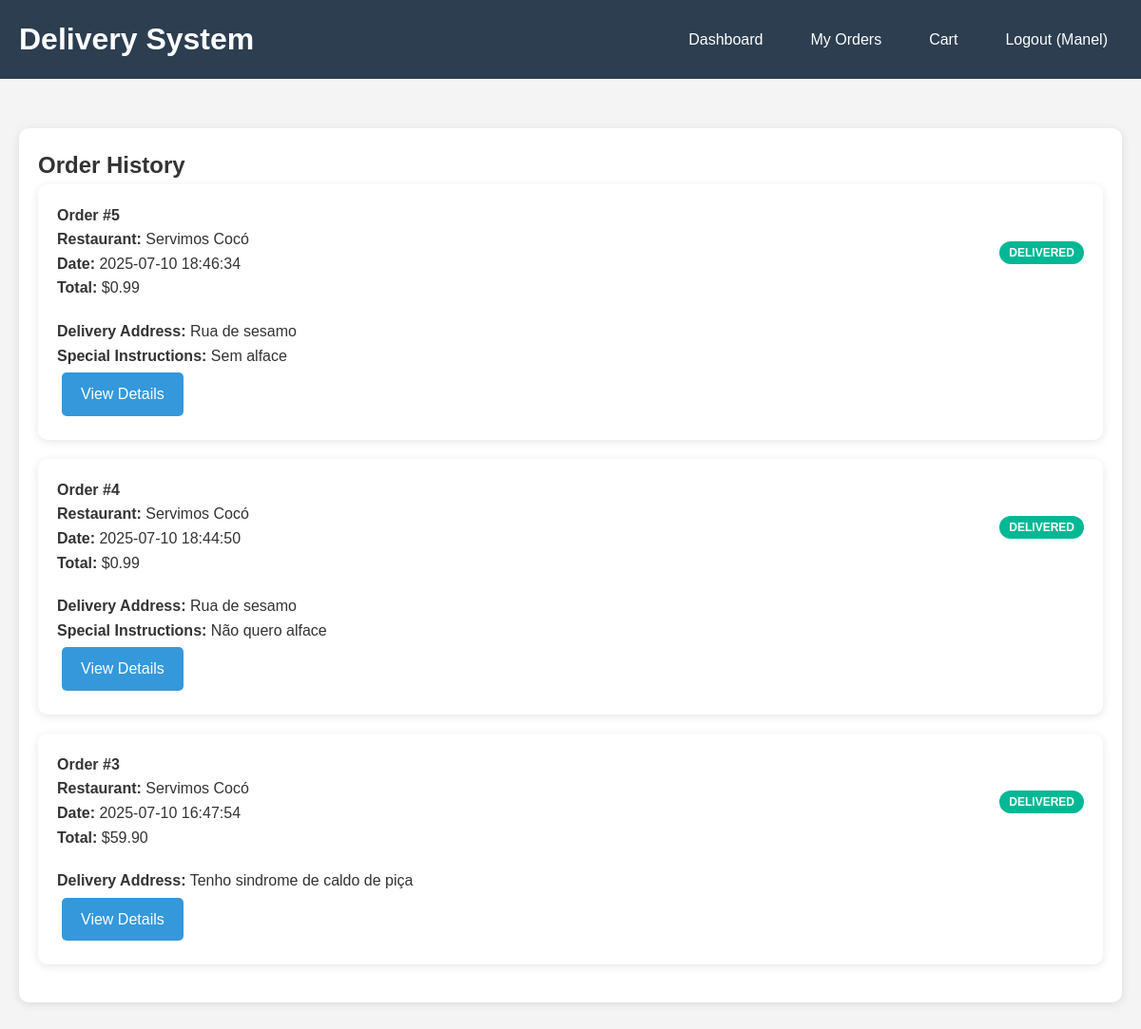
Page /order_history (signed in) on the earlier database version.
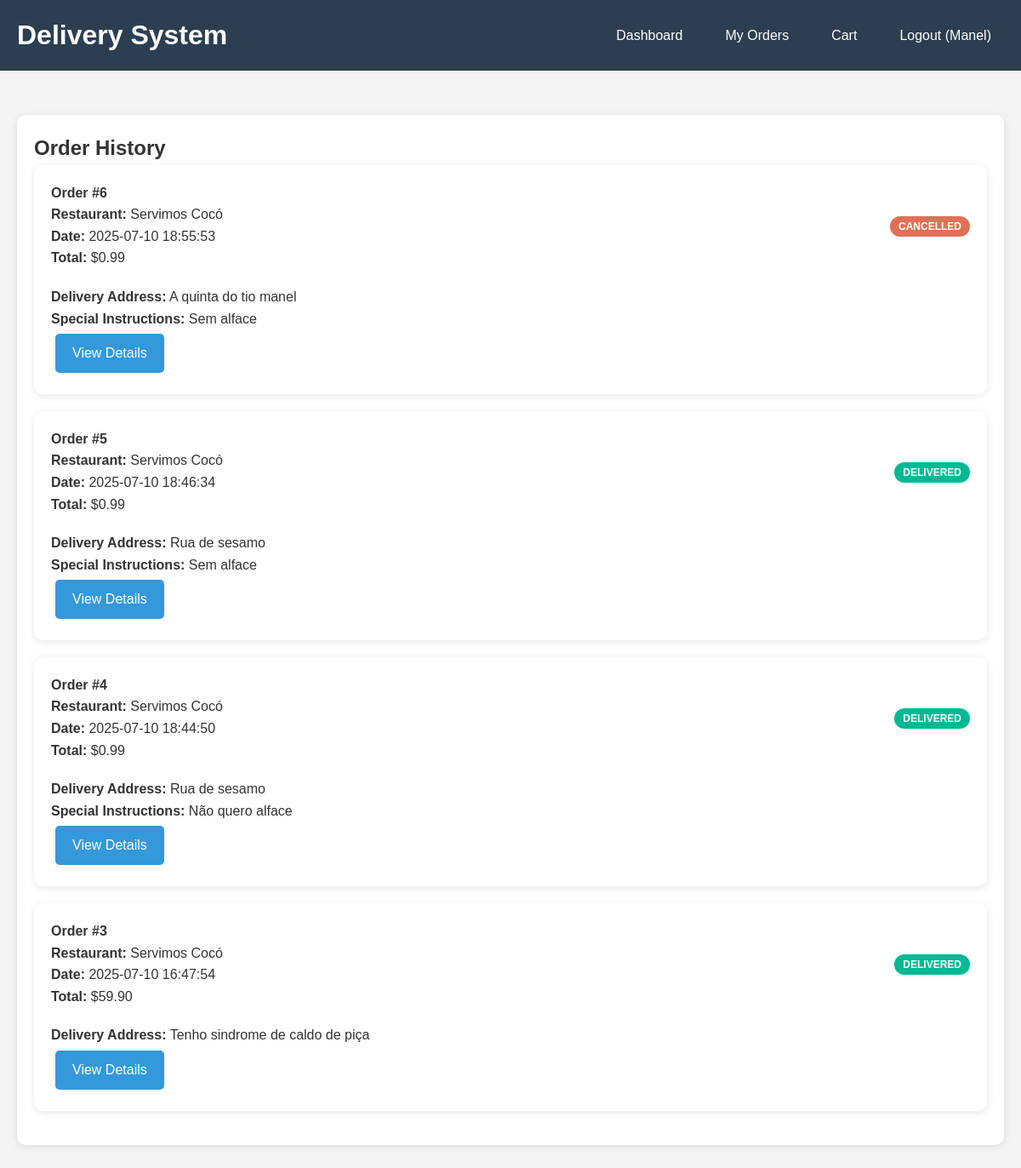
Same page on the later database version.
### tables this page shows
CREATE TABLE orders (
        id INTEGER PRIMARY KEY AUTOINCREMENT,
        customer_id INTEGER NOT NULL,
        restaurant_id INTEGER NOT NULL,
        total_amount REAL NOT NULL,
        status TEXT DEFAULT 'pending' CHECK (status IN ('pending', 'confirmed', 'preparing', 'out_for_delivery', 'delivered', 'cancelled')),
        delivery_address TEXT NOT NULL,
        order_date TIMESTAMP DEFAULT CURRENT_TIMESTAMP, observations TEXT,
        FOREIGN KEY (customer_id) REFERENCES users (id),
        FOREIGN KEY (restaurant_id) REFERENCES users (id)
    );

CREATE TABLE users (
        id INTEGER PRIMARY KEY AUTOINCREMENT,
        username TEXT UNIQUE NOT NULL,
        email TEXT UNIQUE NOT NULL,
        password_hash TEXT NOT NULL,
        user_type TEXT NOT NULL CHECK (user_type IN ('customer', 'restaurant')),
        phone TEXT,
        address TEXT,
        restaurant_name TEXT,
        restaurant_description TEXT,
        created_at TIMESTAMP DEFAULT CURRENT_TIMESTAMP
    );

### app.py (the view)
    def decorated_function(*args, **kwargs):
        if 'user_id' not in session:
            return redirect(url_for('login'))
        return f(*args, **kwargs)

### app.py (called while the page is built)
def get_db_connection():
    conn = sqlite3.connect('delivery_system.db')
    conn.row_factory = sqlite3.Row
    return conn

def login_required(f):
    def decorated_function(*args, **kwargs):
        if 'user_id' not in session:
            return redirect(url_for('login'))
        return f(*args, **kwargs)
    decorated_function.__name__ = f.__name__
    return decorated_function

@app.route('/order_history')
@login_required
def order_history():
    conn = get_db_connection()
    orders = conn.execute('''SELECT o.*, u.restaurant_name, u.username as restaurant_username
                            FROM orders o
                            JOIN users u ON o.restaurant_id = u.id
                            WHERE o.customer_id = ?
                            ORDER BY o.order_date DESC''', (session['user_id'],)).fetchall()
    conn.close()
    return render_template('order_history.html', orders=orders)

### templates/order_history.html (shortened to what this page needs)
{% extends "base.html" %}
{% block content %}
<div class="card">
    <h2>Order History</h2>
    {% if orders %}
    {% for order in orders %}
    <div class="card">
        <div style="display: flex; justify-content: space-between; align-items: center;">
            <div>
                <h4>Order #{{ order.id }}</h4>
                <p><strong>Restaurant:</strong> {{ order.restaurant_name or order.restaurant_username }}</p>
                <p><strong>Date:</strong> {{ order.order_date }}</p>
                <p><strong>Total:</strong> ${{ "%.2f"|format(order.total_amount) }}</p>
            </div>
            <div>
                <span class="status status-{{ order.status }}">{{ order.status.replace('_', ' ') }}</span>
            </div>
        </div>
        <div class="mt-20">
            <p><strong>Delivery Address:</strong> {{ order.delivery_address }}</p>
            {% if order.observations %}
            <p><strong>Special Instructions:</strong> {{ order.observations }}</p>
            {% endif %}
            <a href="{{ url_for('order_details', order_id=order.id) }}" class="btn">View Details</a>
        </div>
    </div>
    {% endfor %}
    {% else %}
    <p>You haven't placed any orders yet.</p>
    <a href="{{ url_for('customer_dashboard') }}" class="btn btn-success">Start Shopping</a>
    {% endif %}
</div>
{% endblock %}

### templates/base.html (shortened to what this page needs)
<!DOCTYPE html>
<html lang="en">
<head>
</head>
<body>
    <header>
        <div class="header-content">
            <h1><a href="/" style="color: white; text-decoration: none;">Delivery System</a></h1>
            <nav>
                <ul>
                    {% if session.user_id %}
                    <li><a href="{{ url_for('dashboard') }}">Dashboard</a></li>
                    {% if session.user_type == 'customer' %}
                    <li><a href="{{ url_for('order_history') }}">My Orders</a></li>
                    <li><a href="{{ url_for('view_cart') }}">Cart</a></li>
                    {% endif %}
                    <li><a href="{{ url_for('logout') }}">Logout ({{ session.username }})</a></li>
                    {% else %}
                    <li><a href="{{ url_for('login') }}">Login</a></li>
                    <li><a href="{{ url_for('register') }}">Register</a></li>
                    {% endif %}
                </ul>
            </nav>
        </div>
    </header>
    <div class="container">
        {% block content %}{% endblock %}
    </div>
</body>
</html>

### templates/base.html (style rules this page uses)
* { margin: 0; padding: 0; box-sizing: border-box; }
body { font-family: Arial, sans-serif; line-height: 1.6; color: #333; background-color: #f4f4f4; }
.container { max-width: 1200px; margin: 0 auto; padding: 20px; }
header { background-color: #2c3e50; color: white; padding: 1rem 0; margin-bottom: 2rem; }
.header-content { display: flex; justify-content: space-between; align-items: center; max-width: 1200px; margin: 0 auto; padding: 0 20px; }
nav ul { list-style: none; display: flex; gap: 20px; }
nav a { color: white; text-decoration: none; padding: 10px 15px; border-radius: 5px; transition: background-color 0.3s; }
.card { background: white; border-radius: 10px; padding: 20px; margin-bottom: 20px; box-shadow: 0 2px 10px rgba(0, 0, 0, 0.1); }
.btn { background-color: #3498db; color: white; padding: 10px 20px; border: none; border-radius: 5px; cursor: pointer; text-decoration: none; display: inline-block; margin: 5px; transition: background-color 0.3s; }
.status { padding: 5px 10px; border-radius: 15px; font-size: 12px; font-weight: bold; text-transform: uppercase; }
.status-delivered { background-color: #00b894; color: white; }
.status-cancelled { background-color: #e17055; color: white; }
.mt-20 { margin-top: 20px; }

Differences in the rows shown:
added orders: id "6", restaurant_name "Servimos Cocó", order_date "2025-07-10 18:55:53", total_amount "0.99", status.replace "CANCELLED", delivery_address "A quinta do tio manel", observations "Sem alface"
